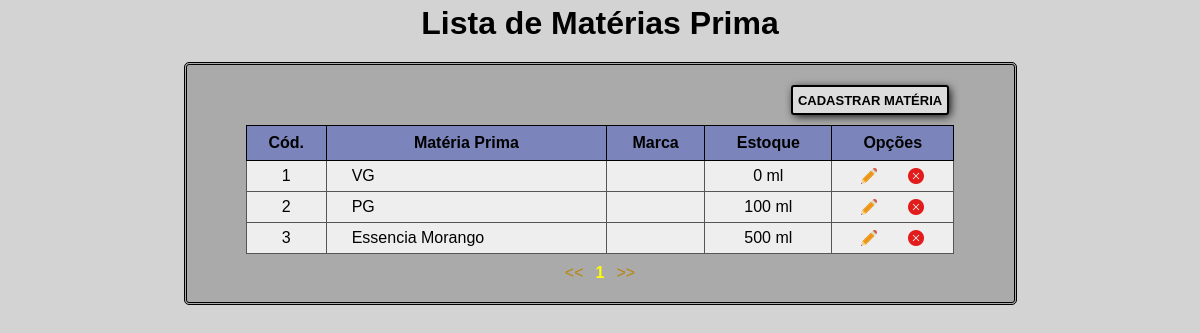
Screenshot of /iframe/produtos/materia/lista/ (signed in) with the database file from the repository.
### core/models.py (models this page shows, shortened)
class Materiaprima(models.Model):
    pkid_materiaprima = models.AutoField(primary_key=True)
    materiaprima = models.CharField('Matéria Prima', max_length=60)
    marca = models.CharField('Marca', max_length=50, blank=True, null=True)
    totalestoque = models.IntegerField('Qtd. em Estoque')
    unidade = models.ForeignKey(
        'Unidademedida', on_delete=models.CASCADE, verbose_name='Unidade')
    hide = models.BooleanField(default=False)
    class Meta:
        managed = True
        verbose_name = 'Matéria Prima'
        verbose_name_plural = 'Matérias Primas'

class Unidademedida(models.Model):
    pkid_unidademedida = models.AutoField(primary_key=True)
    unidademedida = models.CharField('Unidade', max_length=50)
    hide = models.BooleanField(default=0)
    def __str__(self):
        return self.unidademedida
    class Meta:
        managed = True
        verbose_name = 'Unidade de Medida'
        verbose_name_plural = 'Unidades de Medida'

### core/my_views/produtos.py (the view)
# urls.py: path('materia/lista/', view.lista_materia, name="lista_materia"),
@login_required(login_url="/admin")
def lista_materia(request):
    deletado = request.GET.get('deleted', False)
    page = int(request.GET.get('page', 1))
    lista_materias = models.Materiaprima.objects.filter(hide=False)
    paginas = Paginator(lista_materias, 10)
    materias = paginas.get_page(page)
    url = arruma_url_page(request)
    context = {
        "pagina": materias,
        "deletado": deletado,
        "url": url,
    }
    return render(request, 'iframe/produtos/materia/lista_materia.html', context)

### core/funcoes.py (called while the page is built)
def arruma_url_page(request):
    url = str(request.get_full_path())
    if "&page=" in url:
        url = url[:-7]
    elif url.endswith('/'):
        url += '?'
    return url

### core/templates/iframe/produtos/materia/lista_materia.html (shortened to what this page needs)
<html>
<head>
	<link rel="stylesheet"  type="text/css" href="/static/css/site.css"/>
    <link rel="stylesheet"  type="text/css" href="/static/css/patterns/lista.css"/>
</head>
<body>
	<h1> Lista de Matérias Prima </h1>
    <section class="content">
        <div class="opt_content">
            <div class="divCadastrar">
                <a href="{% url 'cadastrar_materia' %}">
                    <button class="btMain btCadastrar">
                    CADASTRAR MATÉRIA
                    </button>
                </a>
            </div>
        </div>
        <table>
            <thead>
                <tr>
                    <th>Cód.</th>
                    <th>Matéria Prima</th>
                    <th>Marca</th>
                    <th>Estoque</th>
                    <th>Opções</th>
                </tr>
            </thead>
            <tbody>
            {% for item in pagina %}
                <tr>
                    <td class="txt_center">
                        {{ item.pkid_materiaprima }}
                    </td>
                    <td class="lft_padding">
                        {{ item.materiaprima }}
                    </td>
                    <td class="txt_center">
                    </td>
                    <td class="txt_center">
                        {{ item.totalestoque }} {{ item.unidade }}
                    </td>
                    <td>
                        <div class="opts_holder flex_row_nw">
                            <a href="{% url 'editar_materia' id_materia=item.pkid_materiaprima %}" title="editar" class='vertical opt_bt'>
                                <div class="opt_bt opt_edit">
                                </div>
                            </a>
                            <a href="javascript:confirmaJanelaOn('{{ item.pkid_materiaprima }}')" title="deletar" class='vertical opt_bt'>
                                <div class="opt_bt opt_delete">
                                </div>
                            </a>
                        </div>
                    </td>
                </tr>
            {% endfor %}
            </tbody>
        </table>
        <div class="divPaginas">
            {% if pagina.has_previous %}
                <a class="linkPagina bee" href="{{ url }}&page=1"><<</a>
                <a class="linkPagina white"> </a>
                <a class="linkPagina bee" href="{{ url }}&page={{ pagina.previous_page_number }}"> {{ pagina.previous_page_number }}</a>
            {% else %}
                <a class="linkPagina bee" href=""><<</a>
            {% endif %}
            <a class="linkPagina bee current">{{ pagina.number }}</a>
            {% if pagina.has_next %}
                <a class="linkPagina bee" href="{{ url }}&page={{ pagina.next_page_number }}">{{ pagina.next_page_number }}</a>
                <a class="linkPagina white"> </a>
                <a class="linkPagina bee" href="{{ url }}&page={{ pagina.paginator.num_pages }}">>></a>
            {% else %}
                <a class="linkPagina bee" href="">>></a>
            {% endif %}
        </div>
    </section>
</body>
</html>

### core/static/css/site.css (style rules this page uses)
* { box-sizing: border-box; font-family: Arial, Helvetica, sans-serif; }
h1 { width: auto; color: black; text-align: center; margin: auto auto; }
body { margin: 0; margin-bottom: 0; padding: 5px; padding-bottom: 120px; background-color: lightgray; color: black; height: 120%; }
a { color: black; text-decoration: none; }
a.bee { color: darkgoldenrod; }

### core/static/css/patterns/lista.css (style rules this page uses)
h1 { margin-bottom: 20px ; }
a.current { color: yellow; font-weight: 600; }
.btCadastrar { border-radius: 3px; border: 2px solid black; box-shadow: 2px 2px 10px -1px black; background-color: #ddd; cursor: pointer; font-size: 13px; padding: 5px; width: auto; }
.opt_content { margin: auto auto; width: 90%; display: flex; flex-flow: row nowrap; }
.divPaginas { color: black; width: 30%; margin: auto; display: flex; justify-content: center; text-align: start; }
.linkPagina { margin: auto 3px; }
.divCadastrar { margin-right: 0px; margin-left: auto; width: 35%; text-align: end; }

### core/static/css/my_css/buttons.css (style rules this page uses)
.btMain { cursor: pointer; margin: auto 5px; color: black; width: 100px; height: 30px; background-color: white; border: 2px solid black; border-radius: 5px; font-weight: 600; font-size: 90%; transition: 0.4s; }
.opt_bt { background-repeat: no-repeat; background-position: center; height: 20px; width: 20px; }
a.opt_bt { margin: auto 5px; height: auto; width: 20px; }
.opt_edit { background-image: url("/static/img/edit.png"); background-size: 80%; }
.opt_delete { background-image: url("/static/img/delete.png"); background-size: 80%; }

### core/static/css/my_css/dft_table.css (style rules this page uses)
table, th, td, tr { border-collapse: collapse; }
th, td { border-bottom: 1px solid #555; }
thead * { border: 1px solid black; }
tbody th, tbody td { border-left: 1px solid #555; border-right: 1px solid #555; }
table { margin: 10px auto; width: 90%; }
th { background-color: #7C85BB; height: 35px; padding: 5px; margin-bottom: 10px; }
tr { width: 100%; }
td { background-color: #eee; height: 25px; padding: 5px; }
td.lft_padding { padding-left: 25px; }
.opts_holder { height: 100%; justify-content: space-evenly; width: 100%; }

### core/static/css/my_css/defaults.css (style rules this page uses)
.content { border-radius: 5px; border: 3px double black; background-color: #aaa; margin: auto; padding: 20px; width: 70%; min-width: 550px; }

### core/static/css/usefull.css (style rules this page uses)
.flex_row_nw { display: flex; flex-flow: row nowrap; }
.vertical { display: flex; flex-flow: column nowrap; justify-content: center; }
.txt_center { text-align: center; }

### rows the page displays
Materiaprima: pkid_materiaprima "1", materiaprima "VG", totalestoque "0", unidade "ml"
Materiaprima: pkid_materiaprima "2", materiaprima "PG", totalestoque "100", unidade "ml"
Materiaprima: pkid_materiaprima "3", materiaprima "Essencia Morango", totalestoque "500", unidade "ml"

### other values shown
{{ pagina.number }} "1"
